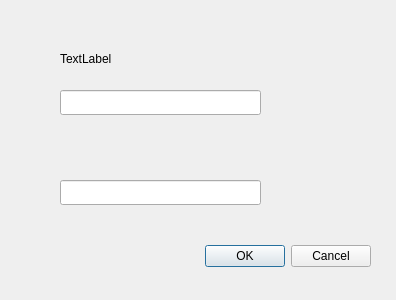
<?xml version="1.0" encoding="UTF-8"?>
<ui version="4.0">
 <class>resgisterDialog</class>
 <widget class="QDialog" name="resgisterDialog">
  <property name="geometry">
   <rect>
    <x>0</x>
    <y>0</y>
    <width>396</width>
    <height>300</height>
   </rect>
  </property>
  <property name="windowTitle">
   <string>Dialog</string>
  </property>
  <widget class="QDialogButtonBox" name="buttonBox">
   <property name="geometry">
    <rect>
     <x>30</x>
     <y>240</y>
     <width>341</width>
     <height>32</height>
    </rect>
   </property>
   <property name="orientation">
    <enum>Qt::Horizontal</enum>
   </property>
   <property name="standardButtons">
    <set>QDialogButtonBox::Cancel|QDialogButtonBox::Ok</set>
   </property>
  </widget>
  <widget class="QLineEdit" name="lineEdit">
   <property name="geometry">
    <rect>
     <x>60</x>
     <y>90</y>
     <width>201</width>
     <height>25</height>
    </rect>
   </property>
  </widget>
  <widget class="QLineEdit" name="lineEdit_2">
   <property name="geometry">
    <rect>
     <x>60</x>
     <y>180</y>
     <width>201</width>
     <height>25</height>
    </rect>
   </property>
  </widget>
  <widget class="QLabel" name="label">
   <property name="geometry">
    <rect>
     <x>60</x>
     <y>50</y>
     <width>67</width>
     <height>17</height>
    </rect>
   </property>
   <property name="text">
    <string>TextLabel</string>
   </property>
  </widget>
 </widget>
 <resources/>
 <connections>
  <connection>
   <sender>buttonBox</sender>
   <signal>accepted()</signal>
   <receiver>resgisterDialog</receiver>
   <slot>accept()</slot>
   <hints>
    <hint type="sourcelabel">
     <x>248</x>
     <y>254</y>
    </hint>
    <hint type="destinationlabel">
     <x>157</x>
     <y>274</y>
    </hint>
   </hints>
  </connection>
  <connection>
   <sender>buttonBox</sender>
   <signal>rejected()</signal>
   <receiver>resgisterDialog</receiver>
   <slot>reject()</slot>
   <hints>
    <hint type="sourcelabel">
     <x>316</x>
     <y>260</y>
    </hint>
    <hint type="destinationlabel">
     <x>286</x>
     <y>274</y>
    </hint>
   </hints>
  </connection>
 </connections>
</ui>
